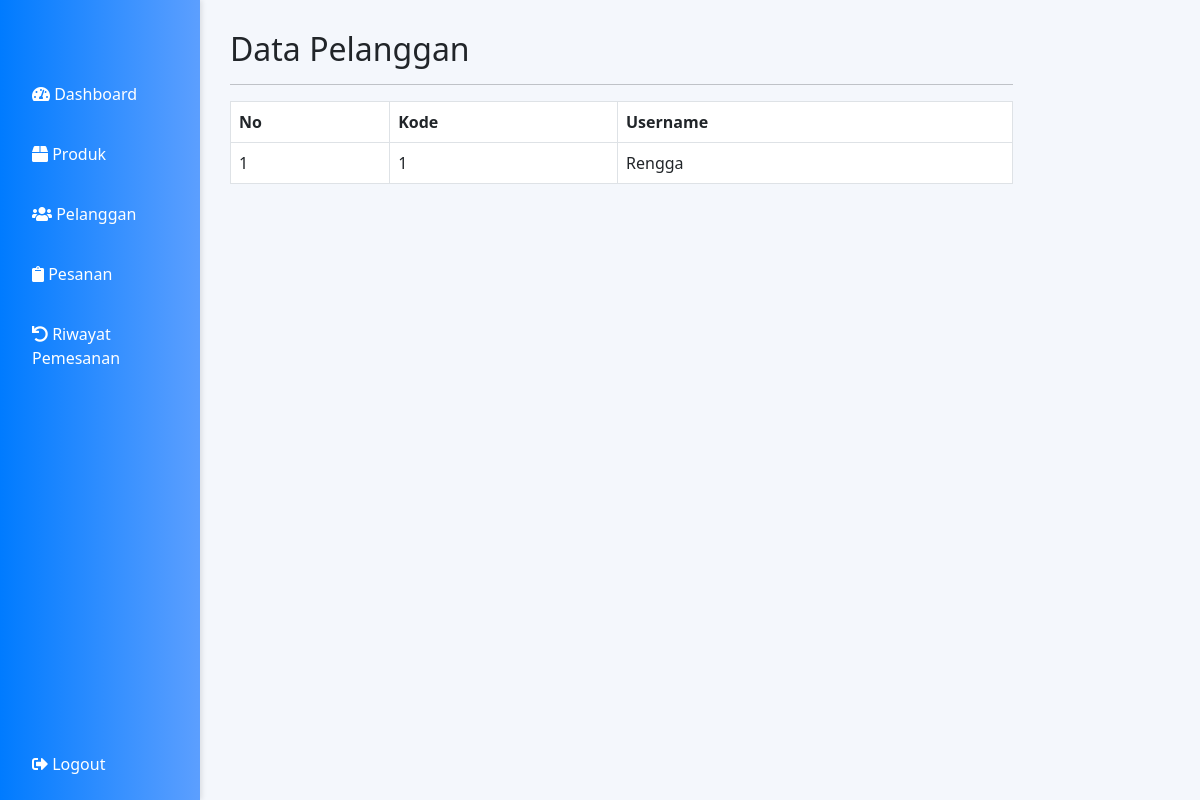
Before: /admin/pelanggan.php (signed in) with the older database file.
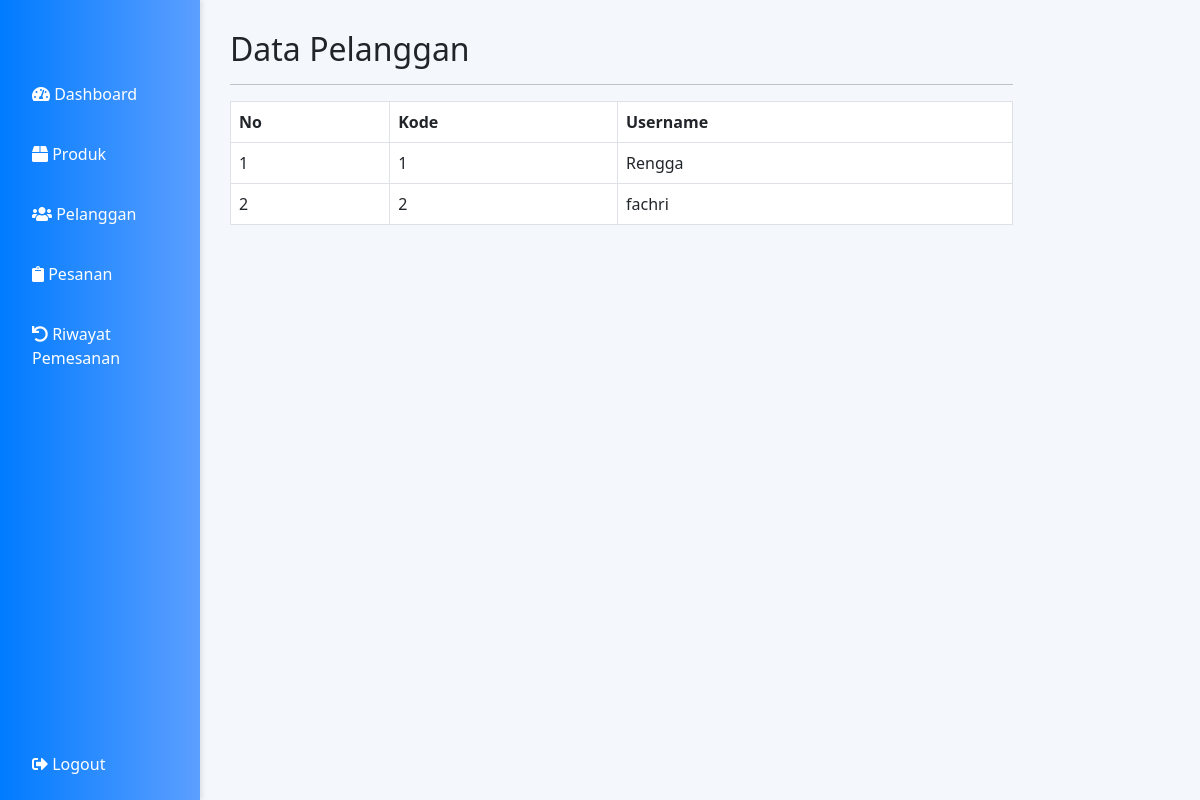
After: the same page with the newer database file.
### tables this page shows
CREATE TABLE `customers` (
  `cust_id` int(11) NOT NULL,
  `cust_ip` varchar(225) NOT NULL,
  `cust_dname` text NOT NULL,
  `username` varchar(100) NOT NULL,
  `cust_pass` varchar(225) NOT NULL
);

### admin/pelanggan.php (the view, shortened to what this page needs)
<?php
include "../koneksi/koneksi.php";
?>
<!DOCTYPE html>
<html lang="en">
<head>
  <link href="https://cdn.jsdelivr.net/npm/bootstrap@5.3.0/dist/css/bootstrap.min.css" rel="stylesheet">
  <link rel="stylesheet" href="https://cdnjs.cloudflare.com/ajax/libs/font-awesome/5.15.3/css/all.min.css">
</head>
<body>
  <div class="sidebar">
  <a href="dashboard.php"><i class="fas fa-tachometer-alt"></i> Dashboard</a>
    <a href="produk.php"><i class="fas fa-box"></i> Produk</a>
    <a href="pelanggan.php"><i class="fas fa-users"></i> Pelanggan</a>
    <a href="pesanan.php"><i class="fas fa-clipboard"></i> Pesanan</a>
    <a href="riwayatpemesanan.php"><i class="fas fa-undo"></i> Riwayat Pemesanan</a>
    <div style="flex-grow: 1;"></div>
    <a href="logout.php"><i class="fas fa-sign-out-alt"></i> Logout</a>
  </div>
  <div class="content">
    <div class="col-sm-9 col-sm-offset-3 col-md-10 col-md-offset-2 main">
      <h2 class="page-header">Data Pelanggan</h2>
      <hr>
      <table id="tabelpelanggan" class="table table-bordered table-hover">
        <thead>
          <tr>
            <th>No</th>
            <th>Kode</th>
            <th>Username</th>
          </tr>
        </thead>
        <?php
        $query = $conn->query("SELECT * FROM customers");
        $nomor = 1;
        while ($lihat = $query->fetch(PDO::FETCH_ASSOC)) {
        ?>
          <tbody>
            <tr>
              <td><?php echo $nomor; ?></td>
              <td><?php echo htmlspecialchars($lihat['cust_id']); ?></td>
              <td><?php echo htmlspecialchars($lihat['cust_dname']); ?></td>
            </tr>
            <?php $nomor++; ?>
          <?php
        } ?>
          </tbody>
      </table>
    </div>
  </div>
</body>
</html>

Changed rows visible on the page:
added customers: cust_id "2", cust_dname "fachri"
